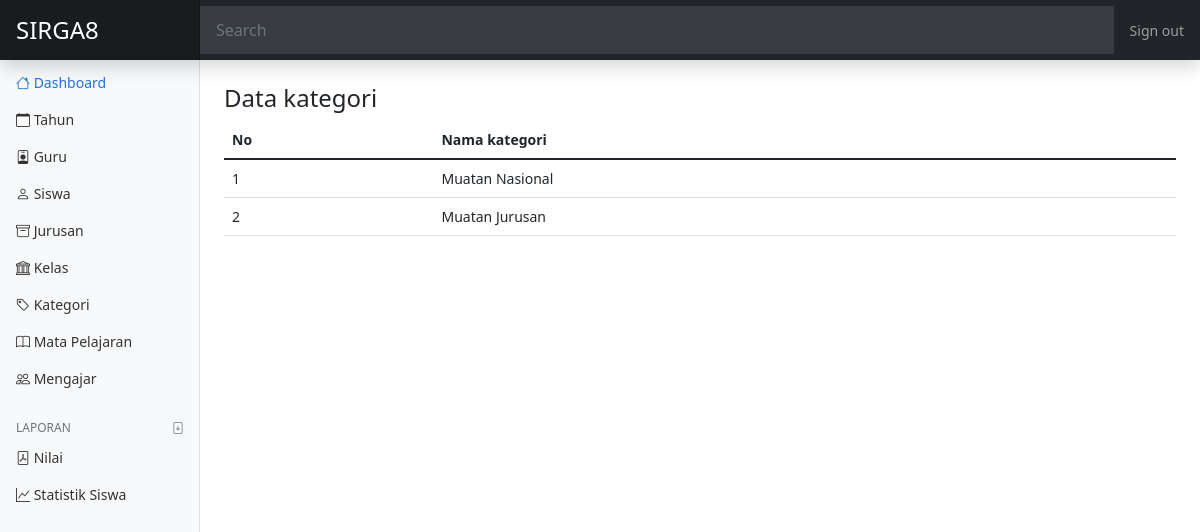
Screenshot of /admin/index.php?halaman=kategori with the database file from the repository.
### tables this page shows
CREATE TABLE `kategori` (
  `id_kategori` tinyint(4) NOT NULL,
  `nama_kategori` varchar(50) NOT NULL
);

### admin/kategori.php (the view)
<?php
$kategori = array();
$ambil = $koneksi->query("SELECT * FROM kategori");
while($tiap  = $ambil->fetch_assoc())
{
    $kategori[] = $tiap;
}
?>
<h4>Data kategori</h4>
<table class="table">
    <thead>
        <tr>
            <th>No</th>
            <th>Nama kategori</th>
        </tr>
    </thead>
    <tbody>
<?php foreach ($kategori as $key => $value): ?>
        <tr>
            <td><?php echo $key+1; ?></td>
            <td><?php echo $value['nama_kategori']; ?></td>
        </tr>
<?php endforeach ?>
    </tbody>
</table>

### admin/css/dashboard.css (style rules this page uses)
body { font-size: .875rem; }

### rows the page displays
kategori: nama_kategori "Muatan Nasional"
kategori: nama_kategori "Muatan Jurusan"
